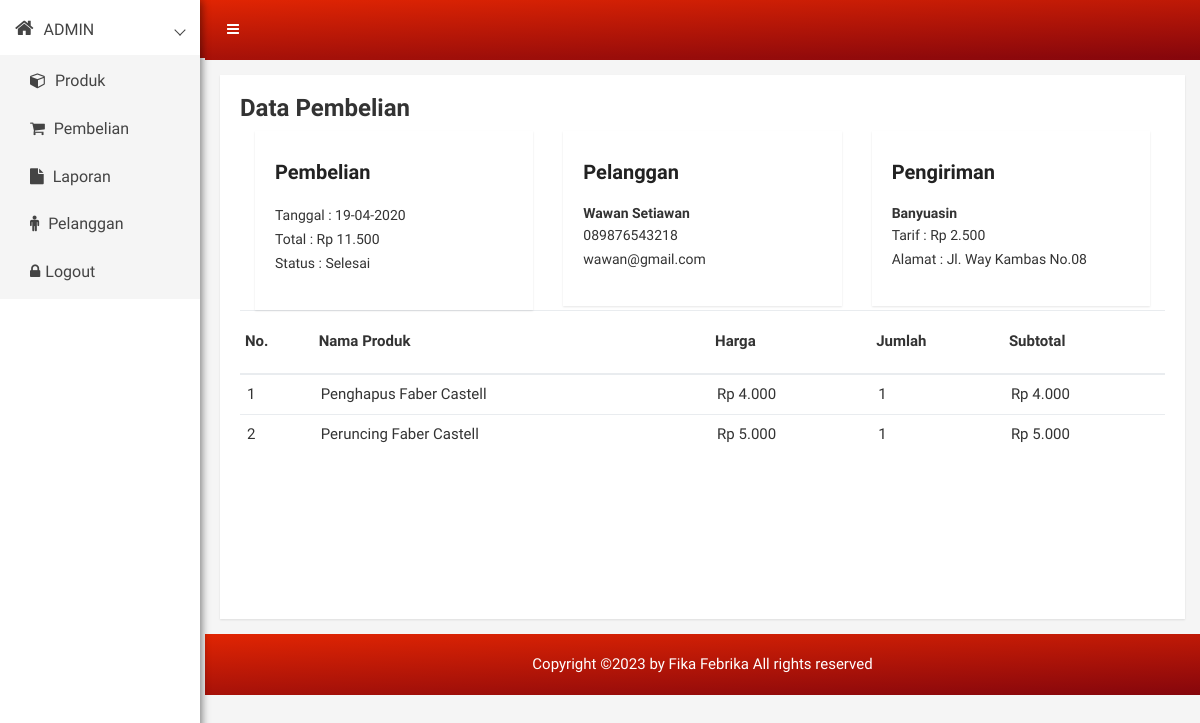
Screenshot of /admin.tokocapstone.rf.gd/detail.php?id=74 (signed in) with the database file from the repository.
### tables this page shows
CREATE TABLE `pembelian` (
  `id_pembelian` int(11) NOT NULL,
  `id_pelanggan` int(11) NOT NULL,
  `id_ongkir` int(11) NOT NULL,
  `tanggal_pembelian` date NOT NULL,
  `total_pembelian` int(11) NOT NULL,
  `nama_kota` varchar(30) NOT NULL,
  `tarif` int(11) NOT NULL,
  `alamat_pengiriman` text NOT NULL,
  `status_pembelian` varchar(50) NOT NULL DEFAULT 'Pending',
  `resi_pengiriman` varchar(20) NOT NULL
);

CREATE TABLE `pelanggan` (
  `id_pelanggan` int(11) NOT NULL,
  `email_pelanggan` varchar(30) NOT NULL,
  `password_pelanggan` varchar(255) NOT NULL,
  `nama_pelanggan` varchar(30) NOT NULL,
  `telepon_pelanggan` varchar(30) NOT NULL,
  `alamat_pelanggan` text NOT NULL
);

CREATE TABLE `pembelian_produk` (
  `id_pembelian_produk` int(11) NOT NULL,
  `id_pembelian` int(11) NOT NULL,
  `id_produk` int(11) NOT NULL,
  `jumlah` int(11) NOT NULL,
  `nama` varchar(30) NOT NULL,
  `harga` int(11) NOT NULL,
  `berat` int(11) NOT NULL,
  `subberat` int(11) NOT NULL,
  `subharga` int(11) NOT NULL
);

CREATE TABLE `produk` (
  `id_produk` int(11) NOT NULL,
  `nama_produk` varchar(100) NOT NULL,
  `harga_produk` int(11) NOT NULL,
  `berat_produk` int(11) NOT NULL,
  `foto_produk` varchar(100) NOT NULL,
  `deskripsi_produk` text NOT NULL,
  `stok_produk` int(5) NOT NULL
);

### admin.tokocapstone.rf.gd/detail.php (the view, shortened to what this page needs)
<?php
require 'koneksi.php';
?>
<!doctype html>
<html class="no-js" lang="en">
    <head>
        <link rel="stylesheet" href="css/bootstrap.min.css">
        <link rel="stylesheet" href="css/font-awesome.min.css">
        <link rel="stylesheet" href="css/owl.theme.css">
        <link rel="stylesheet" href="css/owl.transitions.css">
        <link rel="stylesheet" href="css/animate.css">
        <link rel="stylesheet" href="css/normalize.css">
        <link rel="stylesheet" href="css/meanmenu.min.css">
        <link rel="stylesheet" href="css/main.css">
        <link rel="stylesheet" href="css/morrisjs/morris.css">
        <link rel="stylesheet" href="css/scrollbar/jquery.mCustomScrollbar.min.css">
        <link rel="stylesheet" href="css/metisMenu/metisMenu.min.css">
        <link rel="stylesheet" href="css/metisMenu/metisMenu-vertical.css">
        <link rel="stylesheet" href="style.css">
        <link rel="stylesheet" href="css/responsive.css">
    </head>
    <body>
        <?php require 'menu.php'; ?>
            <div class="product-status mg-tb-15">
                <div class="container-fluid">
                    <div class="row">
                        <div class="col-lg-12 col-md-12 col-sm-12 col-xs-12">
                            <div class="product-status-wrap" style="min-height: 544px">
                                <h3>Data Pembelian</h3>
                                <?php
                                $ambil = $dbh->query("SELECT * FROM pembelian JOIN pelanggan ON pembelian.id_pelanggan=pelanggan.id_pelanggan WHERE pembelian.id_pembelian='$_GET[id]'");
                                $detail = $ambil->fetch(PDO::FETCH_ASSOC);
                                ?>
                                <div class="col-lg-4 col-md-4 col-sm-4 col-xs-12">
                                    <div class="personal-info-wrap">
                                        <div class="widget-text-box">
                                            <h4>Pembelian</h4>
                                            <p>Tanggal : <?php echo date('d-m-Y', strtotime($detail["tanggal_pembelian"])) ?>
                                            <br>Total : Rp <?php echo number_format($detail['total_pembelian'],0,",","."); ?>
                                            <br>Status : <?php echo $detail["status_pembelian"]; ?></p>
                                        </div>
                                    </div>
                                </div>
                                <div class="col-lg-4 col-md-4 col-sm-4 col-xs-12">
                                    <div class="author-widgets-single res-mg-t-30">
                                        <div class="widget-text-box">
                                            <h4>Pelanggan</h4>
                                            <strong><?php echo $detail['nama_pelanggan']; ?></strong>
                                            <p><?php echo $detail['telepon_pelanggan'] ?>
                                            <br><?php echo $detail['email_pelanggan'] ?></p>
                                        </div>
                                    </div>
                                </div>
                                <div class="col-lg-4 col-md-4 col-sm-4 col-xs-12">
                                    <div class="personal-info-wrap personal-info-ano res-mg-t-30">
                                        <div class="widget-text-box">
                                            <h4>Pengiriman</h4>
                                            <strong><?php echo $detail["nama_kota"] ?></strong><br>
                                            <p>Tarif : Rp <?php echo number_format($detail["tarif"],0,",","."); ?>
                                            <br>Alamat : <?php echo $detail["alamat_pengiriman"]; ?></p>
                                        </div>
                                    </div>
                                </div>
                                <table>
                                    <tr>
                                        <th>No.</th>
                                        <th>Nama Produk</th>
                                        <th>Harga</th>
                                        <th>Jumlah</th>
                                        <th>Subtotal</th>
                                    </tr>
                                    <?php $nomor=1; ?>
                                    <?php $ambil = $dbh->query("SELECT * FROM pembelian_produk JOIN produk ON pembelian_produk.id_produk=produk.id_produk WHERE pembelian_produk.id_pembelian='$_GET[id]'"); ?>
                                    <?php while($pecah = $ambil->fetch(PDO::FETCH_ASSOC)){ ?>
                                    <tr>
                                        <td><?php echo $nomor; ?></td>
                                        <td><?php echo $pecah['nama_produk']; ?></td>
                                        <td>Rp <?php echo number_format($pecah['harga_produk'],0,",","."); ?></td>
                                        <td><?php echo $pecah['jumlah']; ?></td>
                                        <td>Rp <?php echo number_format($pecah['harga_produk']*$pecah['jumlah'],0,",","."); ?></td>
                                    </tr>
                                    <?php $nomor++; ?>
                                    <?php } ?>
                                </table>
                            </div>
                        </div>
                    </div>
                </div>
            </div>
            <?php require 'footer.php'; ?>
        </div>
    </body>
</html>

### admin.tokocapstone.rf.gd/css/main.css (style rules this page uses)
html { color: #222; font-size: 1em; line-height: 1.4; }

### admin.tokocapstone.rf.gd/style.css (style rules this page uses)
html, body { height: 100%; font-family: 'Play', sans-serif;font-weight:400;background:#f5f5f5; }
p { margin:0 0 15px; }
h1, h2, h3, h4, h5, h6 { margin: 0 0 10px; font-weight:700; }
.mg-tb-15 { margin:15px 0px; }
.product-sales-chart, .analytics-info-cs, .tranffic-als-inner, .analytics-rounded, .single-new-trend, .personal-info-wrap, .author-widgets-single, .calender-inner, .product-status-wrap, .review-tab-pro-inner, .income-dashone-total, .analytics-adminpro-wrap, .analytics-sparkle-line, .analysis-progrebar, .sparkline8-list, .sparkline9-list, .sparkline7-list, .sparkline10-list, .sparkline12-list, .sparkline13-list, .sparkline14-list, .sparkline13-list, .sparkline11-list, .x-editable-list, .code-editor-single, .blog-details-inner, .charts-single-pro, .about-sparkline, .sparkline-list, .button-ad-wrap, .tab-content-details, .sparkline16-list, .sparkline15-list, .tinymce-single { padding:20px; background:#fff; -webkit-box-shadow: 0px 1px 2px 0px rgba(0, 0, 0, 0.1); box-shadow: 0px 1px 2px 0px rgba(0, 0, 0, 0.1); }
.widget-text-box p { font-size:14px; line-height:24px; }
.widget-text-box { margin-top: 10px; }
.product-status-wrap h4 { font-size: 20px; color: #222; margin-bottom: 20px; }
.product-status-wrap table { width: 100%; }
.product-status-wrap table th { padding: 20px 5px; vertical-align: top; border-top: 1px solid #e9ecef; }
.product-status-wrap table th { vertical-align: bottom; border-bottom: 2px solid #e9ecef; }
.product-status-wrap th, .product-status-wrap td { padding: 10px; text-align: left; font-size: 15px; }
.product-status-wrap table td { padding: 9px 7px; border-top: 1px solid #e9ecef; }

### rows the page displays
pembelian: tanggal_pembelian "19-04-2020", total_pembelian "11.500", status_pembelian "Selesai", id_pelanggan.nama_pelanggan "Wawan Setiawan", id_pelanggan.telepon_pelanggan "089876543218", id_pelanggan.email_pelanggan "wawan@gmail.com", nama_kota "Banyuasin", tarif "2.500", alamat_pengiriman "Jl. Way Kambas No.08"
pembelian_produk: id_produk.nama_produk "Penghapus Faber Castell", id_produk.harga_produk "4.000", jumlah "1", $pecah['harga_produk']*$pecah['jumlah'] "4.000"
pembelian_produk: id_produk.nama_produk "Peruncing Faber Castell", id_produk.harga_produk "5.000", jumlah "1", $pecah['harga_produk']*$pecah['jumlah'] "5.000"
